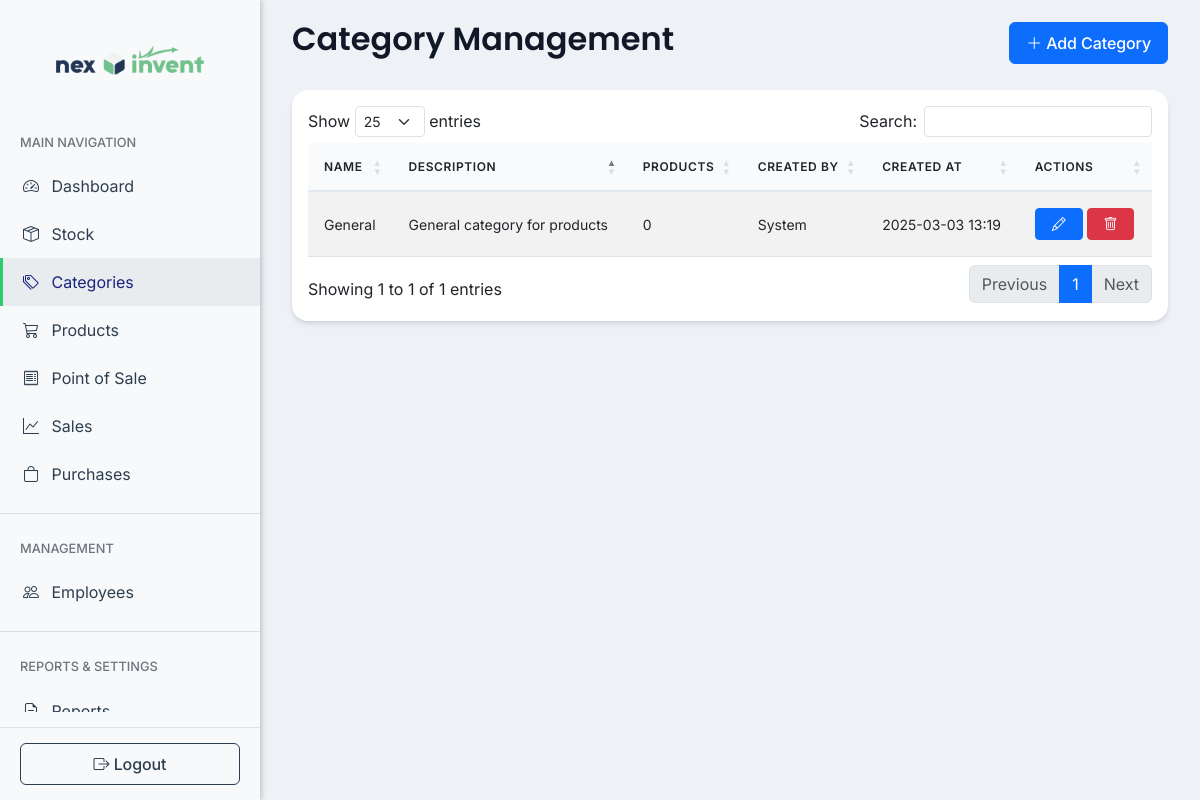
The page /src/modules/categories/index.php (signed in) on the database as committed earlier.
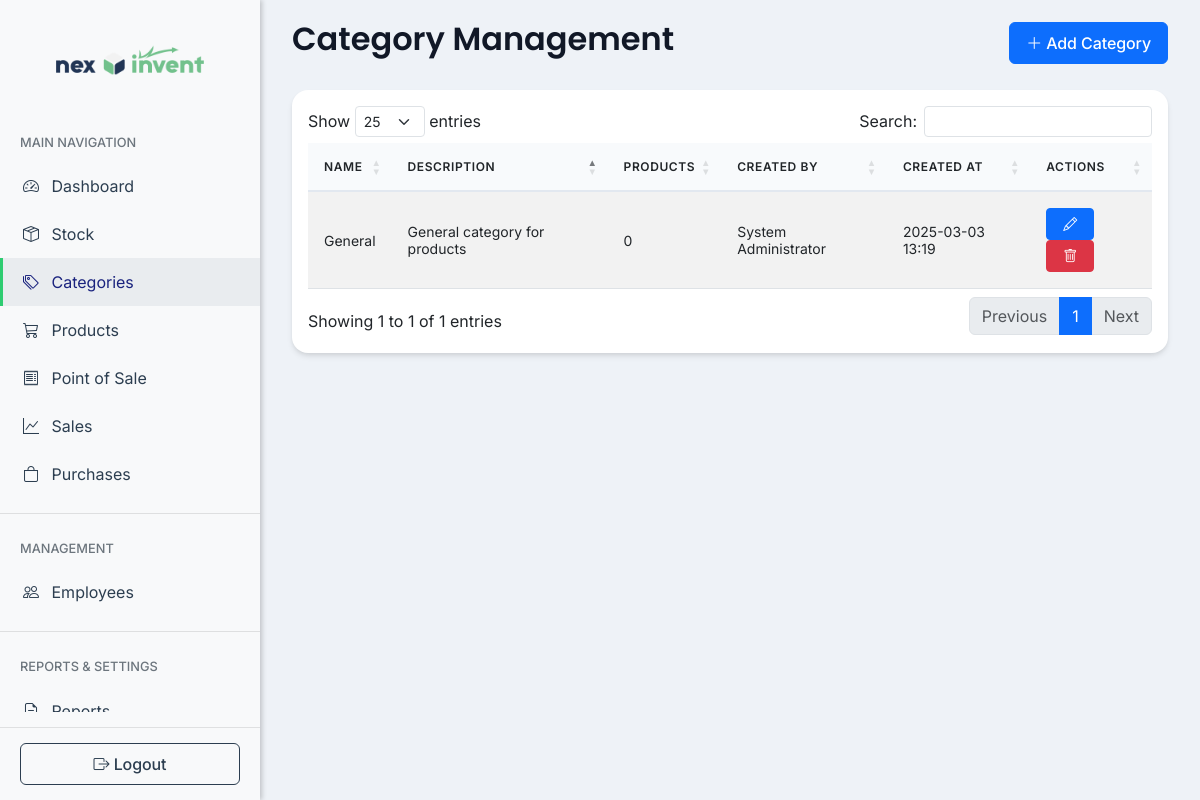
The same page on the database as committed later.
### tables this page shows
CREATE TABLE IF NOT EXISTS categories (
    category_id INT PRIMARY KEY AUTO_INCREMENT,
    name VARCHAR(50) NOT NULL,
    description TEXT,
    created_by INT,
    updated_by INT,
    created_at TIMESTAMP DEFAULT CURRENT_TIMESTAMP,
    updated_at TIMESTAMP NULL DEFAULT NULL ON UPDATE CURRENT_TIMESTAMP,
    CONSTRAINT fk_categories_created_by FOREIGN KEY (created_by) REFERENCES users(user_id),
    CONSTRAINT fk_categories_updated_by FOREIGN KEY (updated_by) REFERENCES users(user_id)
);

### src/config/db.php (called while the page is built, shortened)
<?php
$db_host = 'localhost';
$db_name = 'nexinvent';
$db_user = 'root';
$db_pass = '';
$pdo = null;
function getDBConnection() {
    global $pdo, $db_host, $db_name, $db_user, $db_pass;
    if ($pdo === null) {
        try {
            $dsn = "mysql:host=$db_host;dbname=$db_name;charset=utf8";
            $options = [
                PDO::ATTR_ERRMODE => PDO::ERRMODE_EXCEPTION,
                PDO::ATTR_DEFAULT_FETCH_MODE => PDO::FETCH_ASSOC,
                PDO::ATTR_EMULATE_PREPARES => false,
            ];
            $pdo = new PDO($dsn, $db_user, $db_pass, $options);
        } catch(PDOException $e) {
            error_log("Connection failed: " . $e->getMessage());
            throw new Exception("Database connection failed. Please check your configuration.");
        }
    }
    return $pdo;
}
function fetchAll($sql, $params = []) {
    try {
        $pdo = getDBConnection();
        $stmt = $pdo->prepare($sql);
        $stmt->execute($params);
        return $stmt->fetchAll();
    } catch(PDOException $e) {
        error_log("Database error in fetchAll: " . $e->getMessage() . "\nSQL: $sql\nParams: " . print_r($params, true));
        throw new Exception("Database error occurred while fetching records");
    }
}

### src/modules/categories/index.php (the view, shortened to what this page needs)
<?php
require_once '../../config/db.php';
$sql = "
    SELECT c.*,
           COUNT(p.product_id) as product_count,
           COALESCE(u1.full_name, 'System') as created_by_name,
           COALESCE(u2.full_name, '') as updated_by_name
    FROM categories c
    LEFT JOIN products p ON c.category_id = p.category_id
    LEFT JOIN users u1 ON c.created_by = u1.user_id
    LEFT JOIN users u2 ON c.updated_by = u2.user_id
    GROUP BY c.category_id, c.name, c.description, c.created_at, c.created_by, c.updated_at, c.updated_by,
             u1.full_name, u2.full_name
    ORDER BY c.name
";
$categories = fetchAll($sql);
?>
<!DOCTYPE html>
<html lang="en">
<head>
    <link href="https://cdn.jsdelivr.net/npm/bootstrap@5.3.0/dist/css/bootstrap.min.css" rel="stylesheet">
    <link href="https://cdn.jsdelivr.net/npm/bootstrap-icons@1.7.2/font/bootstrap-icons.css" rel="stylesheet">
    <link href="https://cdn.datatables.net/1.11.5/css/dataTables.bootstrap5.min.css" rel="stylesheet">
</head>
<body>
<?php include '../../includes/header.php'; ?>
<div class="main-content">
    <div class="container-fluid">
        <div class="d-flex justify-content-between align-items-center mb-4">
            <h2>Category Management</h2>
            <button type="button" class="btn btn-primary" data-bs-toggle="modal" data-bs-target="#addCategoryModal">
                <i class="bi bi-plus-lg"></i> Add Category
            </button>
        </div>
        <div class="card">
            <div class="card-body">
                <table id="categoriesTable" class="table table-striped">
                    <thead>
                        <tr>
                            <th>Name</th>
                            <th>Description</th>
                            <th>Products</th>
                            <th>Created By</th>
                            <th>Created At</th>
                            <th>Actions</th>
                        </tr>
                    </thead>
                    <tbody>
                        <?php foreach ($categories as $category): ?>
                            <tr>
                                <td><?php echo htmlspecialchars($category['name']); ?></td>
                                <td><?php echo htmlspecialchars($category['description'] ?? ''); ?></td>
                                <td><?php echo $category['product_count']; ?></td>
                                <td><?php echo htmlspecialchars($category['created_by_name']); ?></td>
                                <td><?php echo date('Y-m-d H:i', strtotime($category['created_at'])); ?></td>
                                <td>
                                    <button class="btn btn-sm btn-primary" onclick="editCategory(<?php echo $category['category_id']; ?>)">
                                        <i class="bi bi-pencil"></i>
                                    </button>
                                    <button class="btn btn-sm btn-danger" onclick="deleteCategory(<?php echo $category['category_id']; ?>)">
                                        <i class="bi bi-trash"></i>
                                    </button>
                                </td>
                            </tr>
                        <?php endforeach; ?>
                    </tbody>
                </table>
            </div>
        </div>
    </div>
</div>
<?php include '../../includes/footer.php'; ?>
</body>
</html>

### src/includes/header.php (shortened to what this page needs)
<!DOCTYPE html>
<html lang="en">
<head>
    <link href="https://cdn.jsdelivr.net/npm/bootstrap@5.3.0/dist/css/bootstrap.min.css" rel="stylesheet">
    <link rel="stylesheet" href="https://cdn.jsdelivr.net/npm/bootstrap-icons@1.11.3/font/bootstrap-icons.min.css">
    <link href="https://cdn.datatables.net/1.11.5/css/dataTables.bootstrap5.min.css" rel="stylesheet">
    <link rel="stylesheet" href="/NexInvent/src/css/global.css">
    <link href="/NexInvent/src/css/global.css" rel="stylesheet">
</head>
<body>
<?php include 'sidebar.php'; ?>
</body>
</html>

### src/includes/sidebar.php (shortened to what this page needs)
<?php
$current_path = $_SERVER['PHP_SELF'];
$path_parts = explode('/', trim($current_path, '/'));
$current_section = isset($path_parts[count($path_parts)-2]) ? $path_parts[count($path_parts)-2] : '';
$current_subsection = isset($path_parts[count($path_parts)-1]) ? $path_parts[count($path_parts)-1] : '';
if (!function_exists('isPathActive')) {
    function isPathActive($section, $subsection = '') {
        global $current_section, $current_subsection;
        if (empty($subsection)) {
            return $current_section === $section;
        }
        return $current_section === $section && $current_subsection === $subsection;
    }
}
?>
<div class="sidebar">
    <div class="sidebar-brand">
        <a href="/NexInvent/src/modules/dashboard/index.php">
            <img src="/NexInvent/assets/LOGO.png" alt="NexInvent Logo" class="img-fluid">
        </a>
    </div>
    <div class="sidebar-content">
        <div class="nav-section">
            <div class="nav-header">Main Navigation</div>
            <nav>
                <a href="/NexInvent/src/modules/dashboard/index.php" class="sidebar-link <?php echo isPathActive('dashboard') ? 'active' : ''; ?>">
                    <i class="bi bi-speedometer2 me-2"></i> Dashboard
                </a>
                <?php if ($_SESSION['role'] !== 'employee'): ?>
                <a href="/NexInvent/src/modules/stock/index.php" class="sidebar-link <?php echo isPathActive('stock') || isPathActive('movements') ? 'active' : ''; ?>">
                    <i class="bi bi-box-seam me-2"></i> Stock
                </a>
                <a href="/NexInvent/src/modules/categories/index.php" class="sidebar-link <?php echo isPathActive('categories') ? 'active' : ''; ?>">
                    <i class="bi bi-tags me-2"></i> Categories
                </a>
                <a href="/NexInvent/src/modules/products/index.php" class="sidebar-link <?php echo isPathActive('products') || (isPathActive('products')) ? 'active' : ''; ?>">
                    <i class="bi bi-cart3 me-2"></i> Products
                </a>
                <?php endif; ?>
                <?php if ($_SESSION['role'] !== 'manager'): ?>
                <a href="/NexInvent/src/modules/pos/index.php" class="sidebar-link <?php echo isPathActive('pos') ? 'active' : ''; ?>">
                    <i class="bi bi-receipt me-2"></i> Point of Sale
                </a>
                <?php endif; ?>
                <a href="/NexInvent/src/modules/sales/index.php" class="sidebar-link <?php echo isPathActive('sales') || (isPathActive('sales')) ? 'active' : ''; ?>">
                    <i class="bi bi-graph-up me-2"></i> Sales
                </a>
                <?php if ($_SESSION['role'] !== 'employee'): ?>
                <a href="/NexInvent/src/modules/purchases/index.php" class="sidebar-link <?php echo isPathActive('purchases') ? 'active' : ''; ?>">
                    <i class="bi bi-bag me-2"></i> Purchases
                </a>
                <?php endif; ?>
            </nav>
        </div>
        <?php if ($_SESSION['role'] === 'admin'): ?>
        <div class="nav-section">
            <div class="nav-header">Management</div>
            <nav>
                <a href="/NexInvent/src/modules/employees/index.php" class="sidebar-link <?php echo isPathActive('employees') ? 'active' : ''; ?>">
                    <i class="bi bi-people me-2"></i> Employees
                </a>
            </nav>
        </div>
        <?php endif; ?>
        <div class="nav-section">
            <div class="nav-header">Reports & Settings</div>
            <nav>
                <?php if ($_SESSION['role'] !== 'employee'): ?>
                <a href="/NexInvent/src/modules/reports/index.php" class="sidebar-link <?php echo isPathActive('reports') ? 'active' : ''; ?>">
                    <i class="bi bi-file-earmark-text me-2"></i> Reports
                </a>
                <?php endif; ?>
            </nav>
        </div>
    </div>
    <div class="logout-section">
        <a href="/NexInvent/src/login/logout.php" class="btn btn-outline-dark w-100">
            <i class="bi bi-box-arrow-right"></i> Logout
        </a>
    </div>
</div>

### src/includes/footer.php (shortened to what this page needs)
</body>
</html>

### src/css/global.css (style rules this page uses)
:root { --primary-color: #4f46e5; --primary-dark: #4338ca; --secondary-color: #8b5cf6; --success-color: #10b981; --danger-color: #ef4444; --warning-color: #f59e0b; --info-color: #3b82f6; --light-color: #f9fafb; --dark-color: #111827; --gray-100: #f3f4f6; --gray-200: #e5e7eb; --gray-300: #d1d5db; --gray-400: #9ca3af; --gray-500: #6b7280; --gray-600: #4b5563; --gray-700: #374151; --gray-800: #1f2937; --gray-900: #111827; --sidebar-width: 260px; }
body { background-color: #eef2f7; }
.main-content { margin-left: var(--sidebar-width); padding: 20px; background-color: #eef2f7; }
h1, h2, h3, h4, h5, .card-title { font-family: 'Poppins', sans-serif; font-weight: 600; color: #111827; }
.card { border-radius: 1rem; border: none; box-shadow: 0 4px 6px -1px rgba(0, 0, 0, 0.1), 0 2px 4px -1px rgba(0, 0, 0, 0.06); transition: transform 0.2s ease-in-out; }
.table { font-size: 0.875rem; }
.table thead th { font-family: 'Inter', sans-serif; font-weight: 600; text-transform: uppercase; font-size: 0.75rem; letter-spacing: 0.05em; background-color: #f8fafc; padding: 1rem; border-bottom: 2px solid #e2e8f0; }
.table tbody td { padding: 1rem; vertical-align: middle; }
.sidebar { width: var(--sidebar-width); position: fixed; top: 0; left: 0; height: 100vh; background-color: #f8f9fa; padding-top: 20px; color: #2c3e50; z-index: 1000; display: flex; flex-direction: column; box-shadow: 2px 0 5px rgba(0,0,0,0.2); }
.main-content { margin-left: var(--sidebar-width); padding: 20px; }
.sidebar-link { color: #2c3e50; text-decoration: none; padding: 12px 20px; display: block; transition: all 0.3s; border-left: 3px solid transparent; }
.sidebar-link:hover, .sidebar-link.active { background-color: #e9ecef; color: #1a237e; text-decoration: none; border-left: 3px solid #2ecc71; }
.sidebar-brand { padding: 20px; text-align: center; margin-bottom: 15px; background-color: transparent; box-shadow: none; }
.sidebar-brand img { width: 180px; height: auto; margin-bottom: 0.5rem; }
.nav-section { margin-bottom: 15px; padding-bottom: 15px; border-bottom: 1px solid rgba(0,0,0,0.1); }
.nav-header { padding: 10px 20px; font-size: 0.8rem; text-transform: uppercase; color: #6c757d; font-weight: 500; }
.sidebar-content { flex: 1; overflow-y: auto; -ms-overflow-style: none; scrollbar-width: none; }
.logout-section { padding: 15px 20px; border-top: 1px solid rgba(0,0,0,0.1); margin-top: 15px; }
.logout-section .btn { color: #2c3e50; border-color: #2c3e50; }
.btn { font-weight: 500; letter-spacing: -0.1px; padding: 0.5rem 1rem; }

### src/includes/header.php (style rules this page uses)
body { font-family: 'Inter', sans-serif; }
h1, h2, h3, h4, h5, h6, .card-title { font-family: 'Poppins', sans-serif; }

Rows that differ between the two databases and show on the page:
changed categories "General": created_by_name "System" → "System Administrator"
